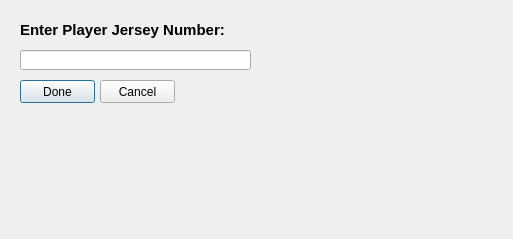
<?xml version="1.0" encoding="UTF-8"?>
<ui version="4.0">
 <class>Dialog4</class>
 <widget class="QDialog" name="Dialog4">
  <property name="geometry">
   <rect>
    <x>0</x>
    <y>0</y>
    <width>513</width>
    <height>239</height>
   </rect>
  </property>
  <property name="windowTitle">
   <string>Dialog</string>
  </property>
  <widget class="QLabel" name="labelpic">
   <property name="geometry">
    <rect>
     <x>0</x>
     <y>0</y>
     <width>511</width>
     <height>241</height>
    </rect>
   </property>
   <property name="text">
    <string/>
   </property>
  </widget>
  <widget class="QLabel" name="labelpic2">
   <property name="geometry">
    <rect>
     <x>250</x>
     <y>10</y>
     <width>341</width>
     <height>221</height>
    </rect>
   </property>
   <property name="text">
    <string/>
   </property>
  </widget>
  <widget class="QLineEdit" name="lineEdit">
   <property name="geometry">
    <rect>
     <x>20</x>
     <y>50</y>
     <width>231</width>
     <height>20</height>
    </rect>
   </property>
  </widget>
  <widget class="QLabel" name="label">
   <property name="geometry">
    <rect>
     <x>20</x>
     <y>20</y>
     <width>231</width>
     <height>21</height>
    </rect>
   </property>
   <property name="text">
    <string>&lt;html&gt;&lt;head/&gt;&lt;body&gt;&lt;p&gt;&lt;span style=&quot; font-size:11pt; font-weight:600;&quot;&gt;Enter Player Jersey Number:&lt;/span&gt;&lt;/p&gt;&lt;/body&gt;&lt;/html&gt;</string>
   </property>
  </widget>
  <widget class="QPushButton" name="pushButton">
   <property name="geometry">
    <rect>
     <x>20</x>
     <y>80</y>
     <width>75</width>
     <height>23</height>
    </rect>
   </property>
   <property name="text">
    <string>Done</string>
   </property>
  </widget>
  <widget class="QPushButton" name="pushButton_2">
   <property name="geometry">
    <rect>
     <x>100</x>
     <y>80</y>
     <width>75</width>
     <height>23</height>
    </rect>
   </property>
   <property name="text">
    <string>Cancel</string>
   </property>
  </widget>
 </widget>
 <resources/>
 <connections/>
</ui>
